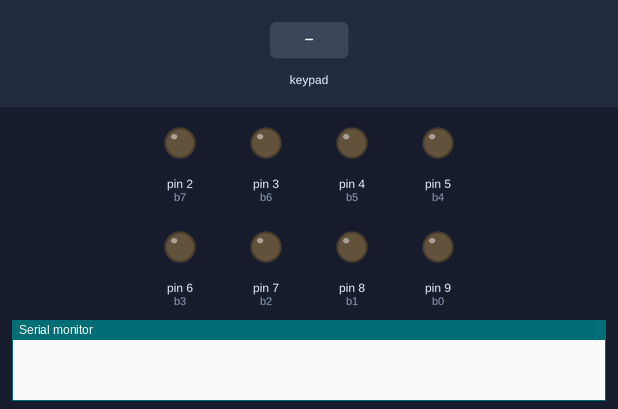
Bench run of a sketch on a simulated Arduino Uno, built with avr-gcc and run on an emulated ATmega328P. Shown: output pins drawn as LEDs (lit = HIGH), the last lines printed to the serial monitor. Wiring (inferred from the names in the program): 4×4 keypad: rows A0, A1, A2, A3; columns pin 10, pin 11, pin 12, pin 13. The test bench sets the inputs (shaded band). Pins used as bus, display or sensor lines are not drawn.

Above: at 1.2 s.
1.3 s: key 'A' pressed
At 1.4 s:
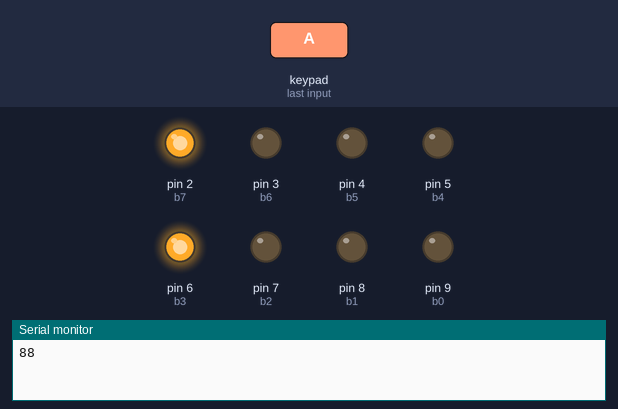
3.0 s: key 'C' pressed
At 3.1 s:
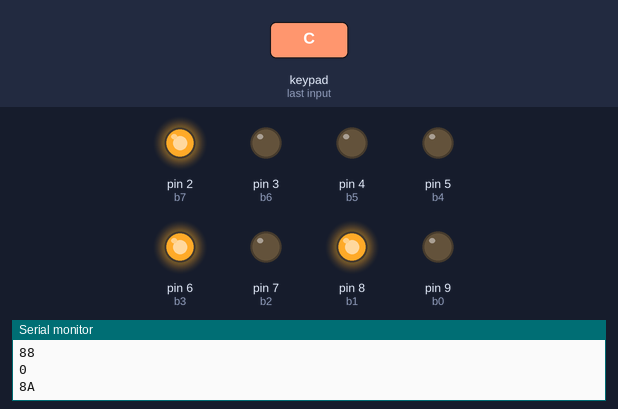
4.7 s: key 'G' pressed
At 4.8 s:
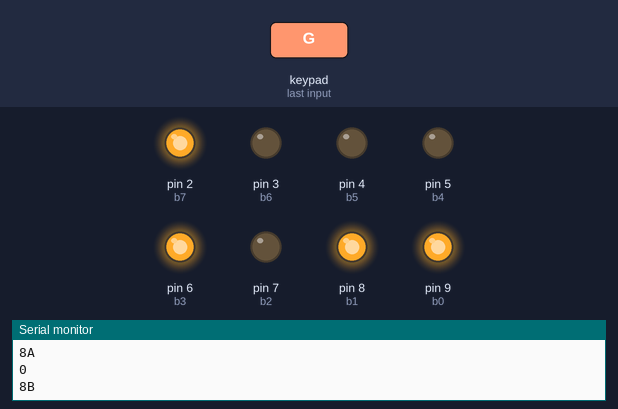
6.4 s: key 'L' pressed
At 6.51 s:
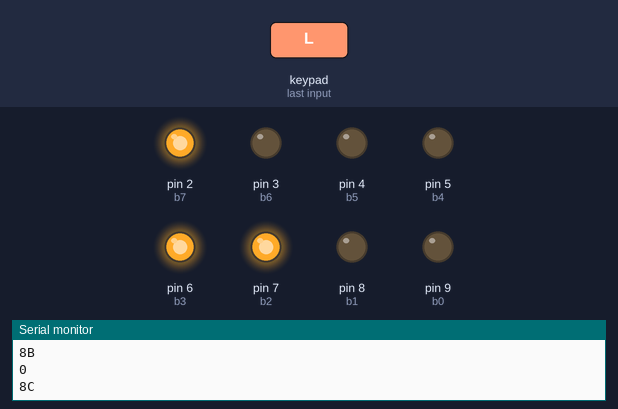
8.1 s: key 'N' pressed
At 8.21 s:
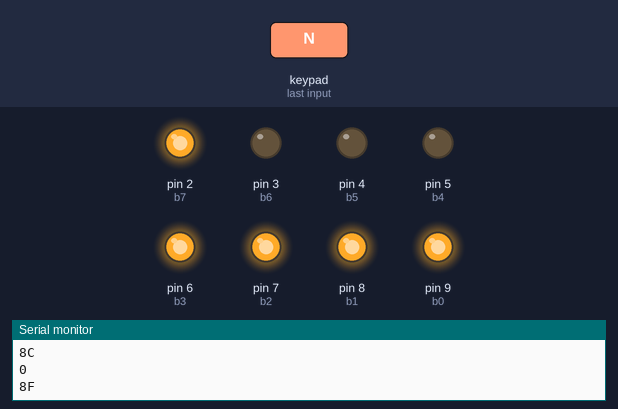
9.8 s: key 'P' pressed
At 9.91 s:
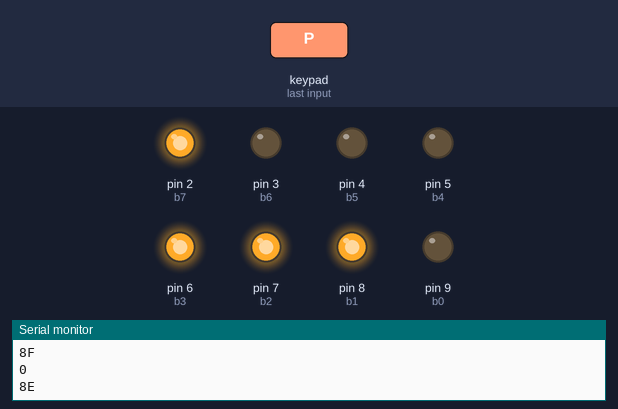
Timing chart, 0 to 12.5 s (numbered marks = the images above; inputs shaded):
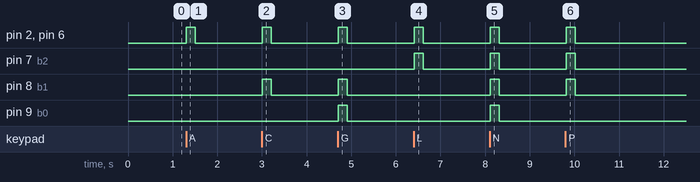

The sketch:

Teclado4x4.ino
```cpp
// Teclado 03/2021

#define Ln1 A0
#define Ln2 A1
#define Ln3 A2
#define Ln4 A3

#define Cl1 10
#define Cl2 11
#define Cl3 12
#define Cl4 13

#define b0 9
#define b1 8
#define b2 7
#define b3 6
#define b4 5
#define b5 4
#define b6 3
#define b7 2


#define colSize 4
#define rowSize 4

byte lastByte = 0x00;

int col[colSize] = {Cl1, Cl2, Cl3, Cl4};
int row[rowSize] = {Ln1, Ln2, Ln3, Ln4};

byte teclas[rowSize][colSize] = { {0x87, 0x88, 0x89, 0x8A},
                      {0x84, 0x85, 0x86, 0x8B},
                      {0x81, 0x82, 0x83, 0x8C},
                      {0x80, 0x8F, 0x8E, 0x8D}
                      };

void setup() {
  // Define pinMode colunas
  for(int i = 0; i < colSize; i++) {
    pinMode(col[i], OUTPUT);
  }

  // Define pinMode linhas
  for(int i = 0; i < rowSize; i++) {
    pinMode(row[i], INPUT_PULLUP);
  }

  // output
  pinMode(b0, OUTPUT);
  pinMode(b1, OUTPUT);
  pinMode(b2, OUTPUT);
  pinMode(b3, OUTPUT);
  pinMode(b4, OUTPUT);
  pinMode(b5, OUTPUT);
  pinMode(b6, OUTPUT);
  pinMode(b7, OUTPUT);

  Serial.begin(9600);
}

byte getKey() {

  for(int c = 0; c < colSize; c++){
    digitalWrite(Cl1, HIGH);
    digitalWrite(Cl2, HIGH);
    digitalWrite(Cl3, HIGH);
    digitalWrite(Cl4, HIGH);
    digitalWrite(col[c], LOW);
    for(int l = 0; l < rowSize; l++) {
      bool rowRead = digitalRead(row[l]);
      if (rowRead == LOW) {
        return teclas[l][c];
      }
    }
  }
  return 0x00;
}

void writeOutput(byte key) {
  digitalWrite(b0, bitRead(key, 0));
  digitalWrite(b1, bitRead(key, 1));
  digitalWrite(b2, bitRead(key, 2));
  digitalWrite(b3, bitRead(key, 3));
  digitalWrite(b4, bitRead(key, 4));
  digitalWrite(b5, bitRead(key, 5));
  digitalWrite(b6, bitRead(key, 6));
  digitalWrite(b7, bitRead(key, 7));
}

void loop() {
  byte key = getKey();
  if (key != lastByte) {
    Serial.println(key, HEX);
    writeOutput(key);
    lastByte = key;
  }
  delay(100);
}
```

Measured:
- after the input at 1.3 s, pin 2 (b7), pin 6 (b3): LOW → HIGH at once, → LOW 0.20 s later
- after the input at 3.0 s, pin 2 (b7), pin 6 (b3), pin 8 (b1): LOW → HIGH at once, → LOW 0.20 s later
- after the input at 4.7 s, pin 2 (b7), pin 6 (b3), pin 8 (b1), pin 9 (b0): LOW → HIGH at once, → LOW 0.20 s later
- after the input at 6.4 s, pin 2 (b7), pin 6 (b3), pin 7 (b2): LOW → HIGH at once, → LOW 0.20 s later
- after the input at 8.1 s, pin 2 (b7), pin 6 (b3), pin 7 (b2), pin 8 (b1), pin 9 (b0): LOW → HIGH at once, → LOW 0.20 s later
- after the input at 9.8 s, pin 2 (b7), pin 6 (b3), pin 7 (b2), pin 8 (b1): LOW → HIGH at once, → LOW 0.20 s later
